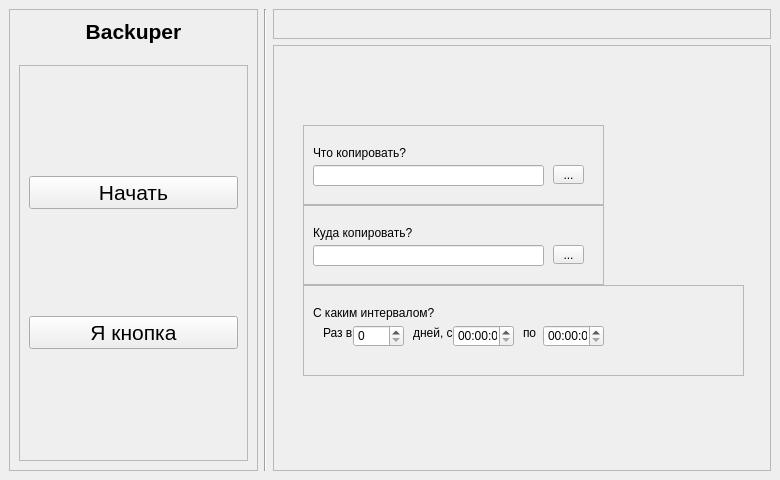
<?xml version="1.0" encoding="UTF-8"?>
<ui version="4.0">
 <class>MainWindow</class>
 <widget class="QMainWindow" name="MainWindow">
  <property name="geometry">
   <rect>
    <x>0</x>
    <y>0</y>
    <width>780</width>
    <height>480</height>
   </rect>
  </property>
  <property name="minimumSize">
   <size>
    <width>780</width>
    <height>480</height>
   </size>
  </property>
  <property name="maximumSize">
   <size>
    <width>780</width>
    <height>480</height>
   </size>
  </property>
  <property name="windowTitle">
   <string>Backuper</string>
  </property>
  <widget class="QWidget" name="centralwidget">
   <layout class="QGridLayout" name="gridLayout">
    <item row="0" column="2" colspan="2">
     <widget class="QFrame" name="frame">
      <property name="maximumSize">
       <size>
        <width>16777215</width>
        <height>30</height>
       </size>
      </property>
      <property name="frameShape">
       <enum>QFrame::StyledPanel</enum>
      </property>
      <property name="frameShadow">
       <enum>QFrame::Raised</enum>
      </property>
     </widget>
    </item>
    <item row="1" column="2" rowspan="2" colspan="2">
     <widget class="QFrame" name="frame_3">
      <property name="frameShape">
       <enum>QFrame::StyledPanel</enum>
      </property>
      <property name="frameShadow">
       <enum>QFrame::Raised</enum>
      </property>
      <widget class="QFrame" name="frame_5">
       <property name="geometry">
        <rect>
         <x>30</x>
         <y>80</y>
         <width>301</width>
         <height>80</height>
        </rect>
       </property>
       <property name="frameShape">
        <enum>QFrame::StyledPanel</enum>
       </property>
       <property name="frameShadow">
        <enum>QFrame::Raised</enum>
       </property>
       <widget class="QToolButton" name="toolButton">
        <property name="geometry">
         <rect>
          <x>250</x>
          <y>40</y>
          <width>31</width>
          <height>19</height>
         </rect>
        </property>
        <property name="text">
         <string>...</string>
        </property>
       </widget>
       <widget class="QLineEdit" name="lineEdit">
        <property name="geometry">
         <rect>
          <x>10</x>
          <y>40</y>
          <width>231</width>
          <height>21</height>
         </rect>
        </property>
       </widget>
       <widget class="QLabel" name="label_2">
        <property name="geometry">
         <rect>
          <x>10</x>
          <y>20</y>
          <width>231</width>
          <height>16</height>
         </rect>
        </property>
        <property name="text">
         <string>Что копировать?</string>
        </property>
       </widget>
      </widget>
      <widget class="QFrame" name="frame_6">
       <property name="geometry">
        <rect>
         <x>30</x>
         <y>160</y>
         <width>301</width>
         <height>80</height>
        </rect>
       </property>
       <property name="frameShape">
        <enum>QFrame::StyledPanel</enum>
       </property>
       <property name="frameShadow">
        <enum>QFrame::Raised</enum>
       </property>
       <widget class="QToolButton" name="toolButton_2">
        <property name="geometry">
         <rect>
          <x>250</x>
          <y>40</y>
          <width>31</width>
          <height>19</height>
         </rect>
        </property>
        <property name="text">
         <string>...</string>
        </property>
       </widget>
       <widget class="QLineEdit" name="lineEdit_2">
        <property name="geometry">
         <rect>
          <x>10</x>
          <y>40</y>
          <width>231</width>
          <height>21</height>
         </rect>
        </property>
       </widget>
       <widget class="QLabel" name="label_3">
        <property name="geometry">
         <rect>
          <x>10</x>
          <y>20</y>
          <width>231</width>
          <height>16</height>
         </rect>
        </property>
        <property name="text">
         <string>Куда копировать?</string>
        </property>
       </widget>
      </widget>
      <widget class="QFrame" name="frame_7">
       <property name="geometry">
        <rect>
         <x>30</x>
         <y>240</y>
         <width>441</width>
         <height>91</height>
        </rect>
       </property>
       <property name="frameShape">
        <enum>QFrame::StyledPanel</enum>
       </property>
       <property name="frameShadow">
        <enum>QFrame::Raised</enum>
       </property>
       <widget class="QLabel" name="label_4">
        <property name="geometry">
         <rect>
          <x>10</x>
          <y>20</y>
          <width>231</width>
          <height>16</height>
         </rect>
        </property>
        <property name="text">
         <string>С каким интервалом?</string>
        </property>
       </widget>
       <widget class="QSpinBox" name="spinBox">
        <property name="geometry">
         <rect>
          <x>50</x>
          <y>40</y>
          <width>51</width>
          <height>22</height>
         </rect>
        </property>
       </widget>
       <widget class="QLabel" name="label_5">
        <property name="geometry">
         <rect>
          <x>20</x>
          <y>40</y>
          <width>31</width>
          <height>16</height>
         </rect>
        </property>
        <property name="text">
         <string>Раз в </string>
        </property>
       </widget>
       <widget class="QLabel" name="label_6">
        <property name="geometry">
         <rect>
          <x>110</x>
          <y>40</y>
          <width>41</width>
          <height>16</height>
         </rect>
        </property>
        <property name="text">
         <string>дней, с</string>
        </property>
       </widget>
       <widget class="QTimeEdit" name="timeEdit">
        <property name="geometry">
         <rect>
          <x>150</x>
          <y>40</y>
          <width>61</width>
          <height>22</height>
         </rect>
        </property>
       </widget>
       <widget class="QLabel" name="label_7">
        <property name="geometry">
         <rect>
          <x>220</x>
          <y>40</y>
          <width>21</width>
          <height>16</height>
         </rect>
        </property>
        <property name="text">
         <string>по</string>
        </property>
       </widget>
       <widget class="QTimeEdit" name="timeEdit_2">
        <property name="geometry">
         <rect>
          <x>240</x>
          <y>40</y>
          <width>61</width>
          <height>22</height>
         </rect>
        </property>
       </widget>
      </widget>
     </widget>
    </item>
    <item row="0" column="0" rowspan="3">
     <widget class="QFrame" name="frame_2">
      <property name="font">
       <font>
        <pointsize>16</pointsize>
        <weight>75</weight>
        <bold>true</bold>
       </font>
      </property>
      <property name="styleSheet">
       <string notr="true"/>
      </property>
      <property name="frameShape">
       <enum>QFrame::StyledPanel</enum>
      </property>
      <property name="frameShadow">
       <enum>QFrame::Raised</enum>
      </property>
      <layout class="QVBoxLayout" name="verticalLayout">
       <item>
        <widget class="QLabel" name="label">
         <property name="maximumSize">
          <size>
           <width>16777215</width>
           <height>40</height>
          </size>
         </property>
         <property name="font">
          <font>
           <pointsize>16</pointsize>
           <weight>75</weight>
           <bold>true</bold>
          </font>
         </property>
         <property name="text">
          <string>Backuper</string>
         </property>
         <property name="alignment">
          <set>Qt::AlignHCenter|Qt::AlignTop</set>
         </property>
        </widget>
       </item>
       <item>
        <widget class="QFrame" name="frame_4">
         <property name="frameShape">
          <enum>QFrame::StyledPanel</enum>
         </property>
         <property name="frameShadow">
          <enum>QFrame::Raised</enum>
         </property>
         <layout class="QVBoxLayout" name="verticalLayout_2">
          <item>
           <widget class="QPushButton" name="pushButton_2">
            <property name="font">
             <font>
              <weight>50</weight>
              <bold>false</bold>
             </font>
            </property>
            <property name="text">
             <string>Начать</string>
            </property>
           </widget>
          </item>
          <item>
           <widget class="QPushButton" name="pushButton_3">
            <property name="font">
             <font>
              <weight>50</weight>
              <bold>false</bold>
             </font>
            </property>
            <property name="text">
             <string>Я кнопка</string>
            </property>
           </widget>
          </item>
         </layout>
        </widget>
       </item>
      </layout>
     </widget>
    </item>
    <item row="0" column="1" rowspan="3">
     <widget class="Line" name="line">
      <property name="orientation">
       <enum>Qt::Vertical</enum>
      </property>
     </widget>
    </item>
   </layout>
  </widget>
  <action name="action">
   <property name="text">
    <string>Выход</string>
   </property>
  </action>
  <action name="action_2">
   <property name="text">
    <string>Настройки</string>
   </property>
  </action>
  <action name="action_3">
   <property name="text">
    <string>Создать сценарий</string>
   </property>
  </action>
  <action name="action_4">
   <property name="text">
    <string>О программе</string>
   </property>
  </action>
 </widget>
 <resources/>
 <connections/>
</ui>
